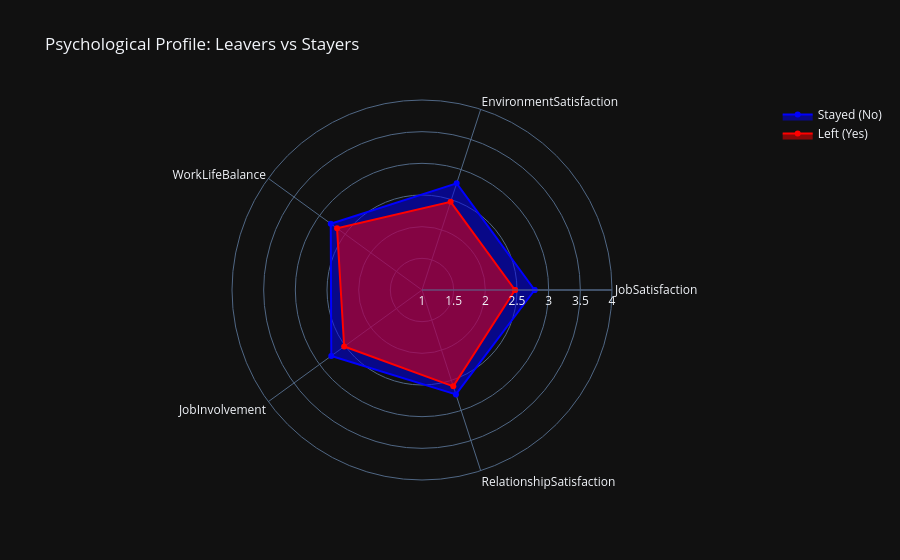

Notebook source saved alongside this figure:
### Markdown cell above
## 🕸️ 3.7 Employee Profiling (Radar Chart)
Let's compare the psychological and environmental profile of employees who left vs those who stayed using a Radar Chart.

### Code cell
import plotly.graph_objects as go

# 1. Select survey metrics (Scale 1 to 4)
metrics = ['JobSatisfaction', 'EnvironmentSatisfaction', 'WorkLifeBalance', 'JobInvolvement', 'RelationshipSatisfaction']

# 2. Calculate averages for those who Stayed (No) and Left (Yes)
avg_stay = df[df['Attrition'] == 'No'][metrics].mean().values.tolist()
avg_leave = df[df['Attrition'] == 'Yes'][metrics].mean().values.tolist()

# 3. Close the loop for the radar chart
avg_stay += [avg_stay[0]]
avg_leave += [avg_leave[0]]
metrics_plot = metrics + [metrics[0]]

# 4. Plot the Radar Chart
fig = go.Figure()

fig.add_trace(go.Scatterpolar(
      r=avg_stay, theta=metrics_plot, fill='toself', name='Stayed (No)', line_color='blue'
))
fig.add_trace(go.Scatterpolar(
      r=avg_leave, theta=metrics_plot, fill='toself', name='Left (Yes)', line_color='red'
))

fig.update_layout(
  polar=dict(radialaxis=dict(visible=True, range=[1, 4])), # Scale is 1 to 4
  showlegend=True,
  title="Psychological Profile: Leavers vs Stayers"
)
fig.show()

### Figure 1 — Plotly figure (JSON) as saved in the notebook; plotly's stock layout.template omitted (floating-point values rounded to 4 significant figures)
{"data": [{"fill": "toself", "line": {"color": "blue"}, "name": "Stayed (No)", "r": [2.779, 2.771, 2.781, 2.77, 2.734, 2.779], "theta": ["JobSatisfaction", "EnvironmentSatisfaction", "WorkLifeBalance", "JobInvolvement", "RelationshipSatisfaction", "JobSatisfaction"], "type": "scatterpolar"}, {"fill": "toself", "line": {"color": "red"}, "name": "Left (Yes)", "r": [2.468, 2.464, 2.658, 2.519, 2.599, 2.468], "theta": ["JobSatisfaction", "EnvironmentSatisfaction", "WorkLifeBalance", "JobInvolvement", "RelationshipSatisfaction", "JobSatisfaction"], "type": "scatterpolar"}], "layout": {"polar": {"radialaxis": {"visible": true, "range": [1, 4]}}, "showlegend": true, "title": {"text": "Psychological Profile: Leavers vs Stayers"}}}
